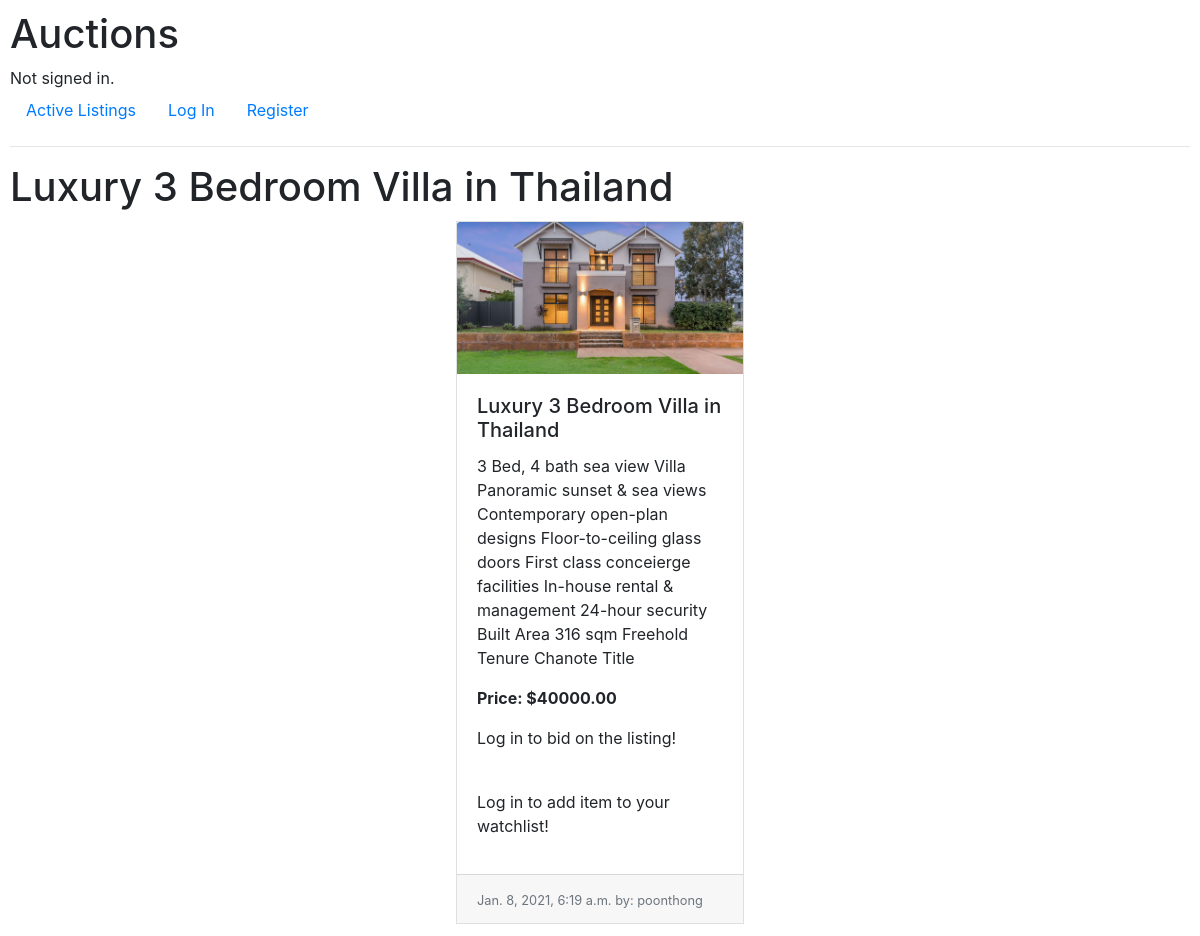
The page /1 on the database its author committed.
### auctions/models.py (models this page shows, shortened)
class Listing(models.Model):
    title = models.CharField(max_length=64)
    description = models.TextField()
    image = models.ImageField(upload_to="listing_images", default=None, null=True)
    category_id = models.ForeignKey(Category, on_delete=models.CASCADE, default=1)
    create_at = models.DateTimeField(auto_now_add=True, null=True)
    updated_at = models.DateTimeField(auto_now=True)
    open_at = models.BooleanField(default=True)
    owner = models.ForeignKey(User, null=True, on_delete=models.CASCADE)
    starting_price = models.DecimalField(decimal_places=2, max_digits=10, null=True)

class User(AbstractUser):
    pass

### auctions/views.py (the view)
# urls.py: path("<int:listing_id>", views.bid, name="bid"),
def bid(request, listing_id):
    error_clean_bid = False
    listing = Listing.objects.get(pk=listing_id)
    if request.method == "POST":
        form = Bid(request.POST)
        if form.is_valid():
            clean_bid = form.cleaned_data["bid_form"]
            price_from_database = listing.starting_price
            if clean_bid > price_from_database:
                listing.starting_price = clean_bid
                listing.save()
            else:
                error_clean_bid = True
    else:
        form = Bid()
    return render(request, "auctions/bid.html", {
        "listing": listing,
        "form": form,
        "error_clean_bid": error_clean_bid
    })

### auctions/templates/auctions/bid.html
{% extends "auctions/layout.html" %}
{% block body %}
    <h1>{{ listing.title }}</h1>
    <div style="padding: 2px; display: flex; justify-content: center">
        <div style="width: 18rem; border: 1px solid rgba(0,0,0,.125)">
            <img class="card-img-top" src="{{ listing.image.url }}" alt="{{ listing.title }}">
            <div class="card-body">
                <h5 class="card-title">{{ listing.title }}</h5>
                <p class="card-text">{{ listing.description }}</p>
                <p class="card-text"><strong>Price: ${{ listing.starting_price }}</strong></p>
                {% if user.is_authenticated %}
                    <form action="{% url 'bid' listing.id %}" method="POST">
                        {% csrf_token %}
                        {{ form.as_p }}
                        {% if error_clean_bid %}
                            <p>Can't be lower than the number of price</p>
                        {% endif %}
                        <input class="btn btn-primary" type="submit" value="Bid">
                    </form>
                {% else %}
                    <p>Log in to bid on the listing!</p>
                {% endif %}
                <br>
                {% if user.is_authenticated %}
                    <form action="{% url 'watchlist' listing.id %}" method="POST">
                        {% csrf_token %}
                        <input class="btn btn-primary" type="submit" value="Add watch list">
                    </form>
                {% else %}
                    <p>Log in to add item to your watchlist!</p>
                {% endif %}
            </div>
            <div class="card-footer">
                <small class="text-muted">{{ listing.create_at }} by: {{ listing.owner }}</small>
            </div>
        </div>
    </div>
{% endblock %}

### auctions/static/auctions/styles.css (style rules this page uses)
body { padding: 10px; }

### rows shown on the page
Listing: title "Luxury 3 Bedroom Villa in Thailand", image (picture), description "3 Bed, 4 bath sea view Villa Panoramic sunset & sea views Contemporary open-plan designs Floor-to-ceiling glass doors First class conceierge facilities In-house rental & management 24-hour security Built Area 316 sqm Freehold Tenure Chanote Title", starting_price "40000.00", create_at "Jan. 8, 2021, 6:19 a.m.", owner "poonthong"
